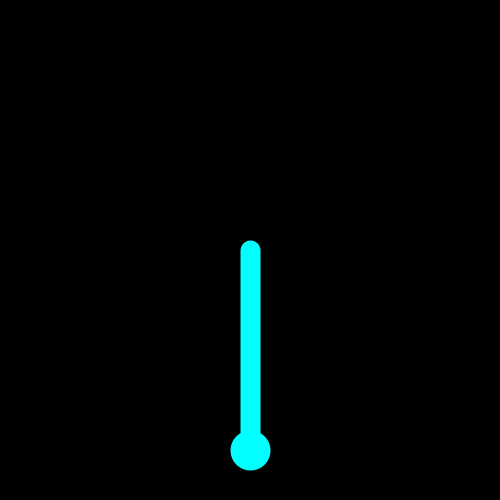
Frame 1 (no input)
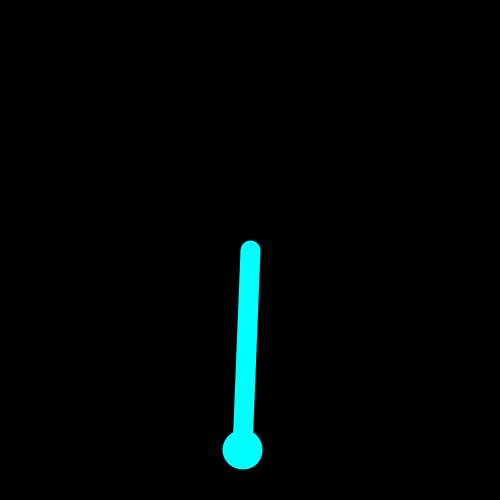
Frame 60 (the mouse pressed at the canvas centre just before this capture)
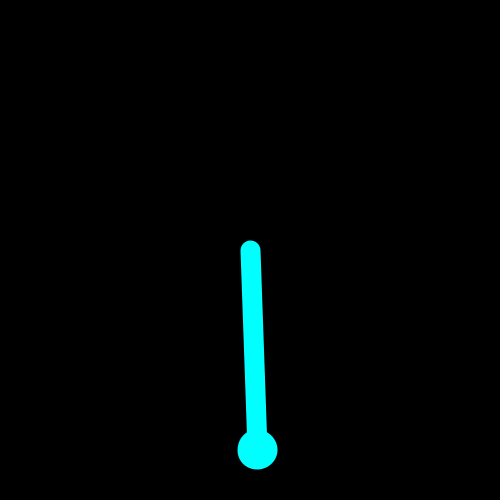
Frame 120 (the mouse held since frame 60 and released just before this capture)

The Processing sketch that drew these frames (run headless with seeded random() and noise(); from frame 60 on, the mouse is pressed at the canvas centre):

// Processing sketch: pendulum
// ── pendulum.pde
void setup()
{
  size(500, 500);
}

float range = 40.0f;
float theta = 0;
float thetaInc;
float fps = 60.0f;

void draw()
{
    background(0);
    strokeWeight(20);
    stroke(0,255,255);
    fill(0, 255,255);
        
    translate(width / 2, height / 2);
    rotate(sin(theta) * radians(range));
    line(0, 0, 0, 200);
    ellipse(0, 200, 20, 20);    
    theta += (PI / fps);
}
